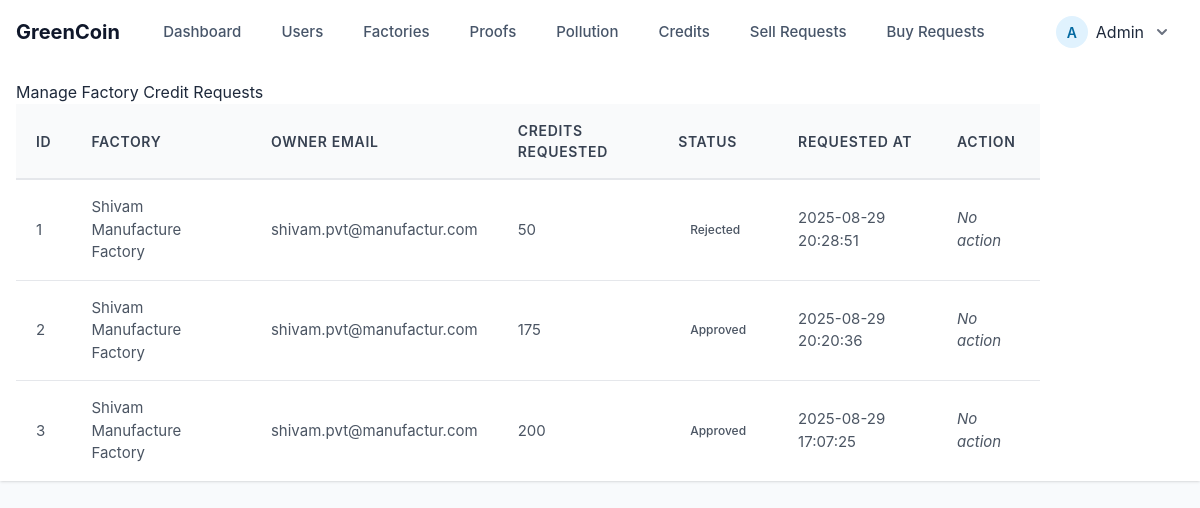
The app's page /admin/manage_factory_requests.php (signed in) with its own data.
### tables this page shows
CREATE TABLE `factory_requests` (
  `request_id` int(11) NOT NULL,
  `factory_id` int(11) NOT NULL,
  `credits` int(11) NOT NULL,
  `status` enum('pending','approved','rejected') DEFAULT 'pending',
  `created_at` timestamp NOT NULL DEFAULT current_timestamp()
);

CREATE TABLE `factories` (
  `id` int(11) NOT NULL,
  `user_id` int(11) DEFAULT NULL,
  `name` varchar(255) NOT NULL,
  `location` varchar(255) DEFAULT NULL,
  `production_type` varchar(255) DEFAULT NULL,
  `registration_date` datetime DEFAULT current_timestamp()
);

CREATE TABLE `users` (
  `user_id` int(11) NOT NULL,
  `name` varchar(100) NOT NULL,
  `email` varchar(150) NOT NULL,
  `password_hash` varchar(255) NOT NULL,
  `role` enum('individual','NGO','admin','factory') NOT NULL DEFAULT 'individual',
  `profile_image` varchar(255) DEFAULT NULL,
  `created_at` timestamp NOT NULL DEFAULT current_timestamp(),
  `email_verified` tinyint(1) NOT NULL DEFAULT 0,
  `email_verified_at` datetime DEFAULT NULL
);

### admin/manage_factory_requests.php (the view, shortened to what this page needs)
<?php
require_once __DIR__ . '/header.php';
  $listQ = "
    SELECT r.request_id, r.factory_id, r.credits, r.status, r.created_at,
          f.name AS factory_name, u.email AS owner_email
    FROM factory_requests r
    JOIN factories f ON f.id = r.factory_id
    LEFT JOIN users u ON u.user_id = f.user_id
    ORDER BY r.created_at DESC
  ";
  $result = $conn->query($listQ);
?>
<!DOCTYPE html>
<html lang="en">
<head>
    <script src="https://cdn.tailwindcss.com/3.4.16"></script>
    <link rel="stylesheet" href="https://cdnjs.cloudflare.com/ajax/libs/remixicon/4.6.0/remixicon.min.css" />
</head>
<body>
  <div class="container mt-4">
    <h2>Manage Factory Credit Requests</h2>
    <div class="table-responsive">
      <table class="table table-bordered align-middle">
        <thead>
          <tr>
            <th>ID</th>
            <th>Factory</th>
            <th>Owner Email</th>
            <th>Credits Requested</th>
            <th>Status</th>
            <th>Requested At</th>
            <th>Action</th>
          </tr>
        </thead>
        <tbody>
          <?php if ($result && $result->num_rows): $i=1; while ($row = $result->fetch_assoc()): ?>
            <tr>
              <td><?= $i++ ?></td>
              <td><?= htmlspecialchars($row['factory_name']) ?></td>
              <td><?= htmlspecialchars($row['owner_email'] ?? '') ?></td>
              <td><?= (int)$row['credits'] ?></td>
              <td>
                <?php if ($row['status'] === 'pending'): ?>
                  <span class="badge bg-warning text-dark">Pending</span>
                <?php elseif ($row['status'] === 'approved'): ?>
                  <span class="badge bg-success">Approved</span>
                <?php else: ?>
                  <span class="badge bg-danger">Rejected</span>
                <?php endif; ?>
              </td>
              <td><?= htmlspecialchars($row['created_at']) ?></td>
              <td>
                <?php if ($row['status'] === 'pending'): ?>
                  <form method="post" style="display:inline-block">
                    <input type="hidden" name="request_id" value="<?= (int)$row['request_id'] ?>">
                    <button name="action" value="approve" class="btn btn-sm btn-success" onclick="return confirm('Approve this request?')">Approve</button>
                  </form>
                  <form method="post" style="display:inline-block">
                    <input type="hidden" name="request_id" value="<?= (int)$row['request_id'] ?>">
                    <button name="action" value="reject" class="btn btn-sm btn-danger" onclick="return confirm('Reject this request?')">Reject</button>
                  </form>
                <?php else: ?>
                  <em>No action</em>
                <?php endif; ?>
              </td>
            </tr>
          <?php endwhile; else: ?>
            <tr><td colspan="7" class="text-center text-muted">No requests found.</td></tr>
          <?php endif; ?>
        </tbody>
      </table>
    </div>
  </div>
<?php require_once __DIR__ . '/footer.php'; ?>

### admin/css/user-management.css (style rules this page uses)
:root { --primary: #4F46E5; --primary-hover: #4338CA; --secondary: #6B7280; --success: #10B981; --danger: #EF4444; --warning: #F59E0B; --light: #F9FAFB; --dark: #111827; --border: #E5E7EB; --shadow: 0 1px 3px 0 rgba(0, 0, 0, 0.1), 0 1px 2px 0 rgba(0, 0, 0, 0.06); --shadow-md: 0 4px 6px -1px rgba(0, 0, 0, 0.1), 0 2px 4px -1px rgba(0, 0, 0, 0.06); --transition: all 0.2s ease-in-out; }

### admin/css/pollution.css (style rules this page uses)
.badge { display: inline-flex; align-items: center; padding: 0.25rem 0.75rem; border-radius: 9999px; font-size: 0.75rem; font-weight: 500; text-transform: capitalize; }

### admin/css/credits-report.css (style rules this page uses)
.table-responsive { overflow-x: auto; -webkit-overflow-scrolling: touch; }
.badge { display: inline-flex; align-items: center; padding: 0.25rem 0.75rem; border-radius: 9999px; font-size: 0.75rem; font-weight: 500; text-transform: capitalize; }

### admin/css/sell-requests.css (style rules this page uses)
:root { --primary: #10b981; --primary-hover: #059669; --danger: #ef4444; --danger-hover: #dc2626; --secondary: #6b7280; --light-gray: #f3f4f6; --border-color: #e5e7eb; --text-muted: #6b7280; --shadow: 0 1px 3px rgba(0, 0, 0, 0.1); --border-radius: 0.5rem; --transition: all 0.2s ease; }
.table-responsive { overflow-x: auto; -webkit-overflow-scrolling: touch; }
.table { width: 100%; border-collapse: collapse; min-width: 800px; }
.table thead th { background-color: #f9fafb; color: #374151; font-weight: 600; text-align: left; padding: 1rem 1.25rem; font-size: 0.875rem; text-transform: uppercase; letter-spacing: 0.05em; border-bottom: 2px solid var(--border-color); }
.table tbody tr { border-bottom: 1px solid var(--border-color); transition: var(--transition); }
.table tbody tr:last-child { border-bottom: none; }
.table tbody td { padding: 1rem 1.25rem; vertical-align: middle; color: #4b5563; font-size: 0.9375rem; }
.table tbody tr { animation: fadeIn 0.3s ease-out forwards; opacity: 0; }
.table tbody tr:nth-child(1) { animation-delay: 0.05s; }
.table tbody tr:nth-child(2) { animation-delay: 0.1s; }
.table tbody tr:nth-child(3) { animation-delay: 0.15s; }

### admin/header.php (style rules this page uses)
* { box-sizing: border-box; margin: 0; padding: 0; }
body { font-family: 'Inter', -apple-system, BlinkMacSystemFont, 'Segoe UI', Roboto, Oxygen, Ubuntu, sans-serif; background-color: #f8fafc; color: #1e293b; line-height: 1.5; }

### records on screen
factory_requests: factory.name "Shivam Manufacture Factory", users.email "shivam.pvt@manufactur.com", credits "50", status "Rejected", created_at "2025-08-29 20:28:51"
factory_requests: factory.name "Shivam Manufacture Factory", users.email "shivam.pvt@manufactur.com", credits "175", status "Approved", created_at "2025-08-29 20:20:36"
factory_requests: factory.name "Shivam Manufacture Factory", users.email "shivam.pvt@manufactur.com", credits "200", status "Approved", created_at "2025-08-29 17:07:25"

### other values on screen
substr($_SESSION['user_name'] ?? 'A', 0, 1) "A"
$_SESSION['user_name'] "Admin"
